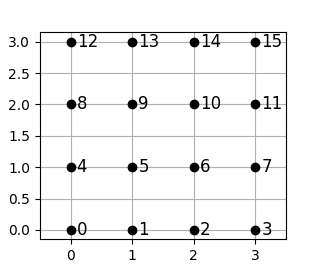

Here is the Python script that generated this plot:
import numpy as np
import matplotlib.pyplot as plt



N = 4
x = np.linspace(0, 4, N, endpoint=False)
y = np.linspace(0, 4, N, endpoint=False)
for i in range(N):
    for j in range(N):
        plt.plot(i, j, 'ko')
        plt.text(i+0.1, j, f'{i + j * N}', ha='left', va='center', fontsize=12)

plt.xlim((-.5, 3.5))
plt.grid()
plt.show()
